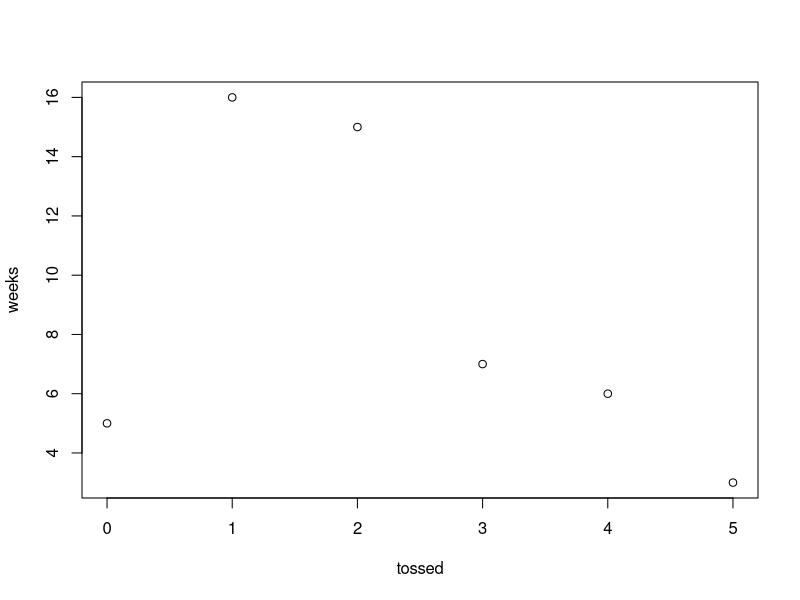
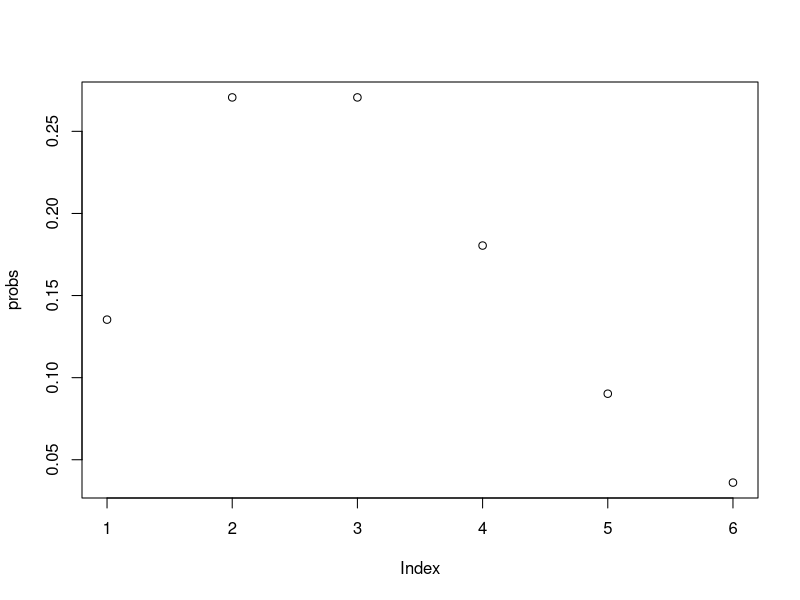

Write the R code that produced these figures, in order.
tossed <- c(0, 1, 2, 3, 4, 5)
weeks <- c(5, 16, 15, 7, 6, 3)

weeks2 <- (sum(weeks))
tw <- tossed * weeks2

mean(tw)  #should be like 2.05

data <- data.frame(tossed, weeks)
plot(data)

probs <- dpois(0:5, 2)
plot(probs)
comp = 1-sum(probs)

a <- chisq.test(data, correct = FALSE, p = 0:5, rescale.p = FALSE)
a

b <- chisq.test(x=data, p=c(probs, comp))
b


#1. P
#2. lambda 2
#3. 
#4. 

#---------------------
x <- 0:5
obs <- c(5, 16, 15, 7, 6, 3)
exp <- 52*dpois(x,2)

my.chi <- sum((exp - obs)^2/(exp))
my.chi
1-pchisq(my.chi, 5)
